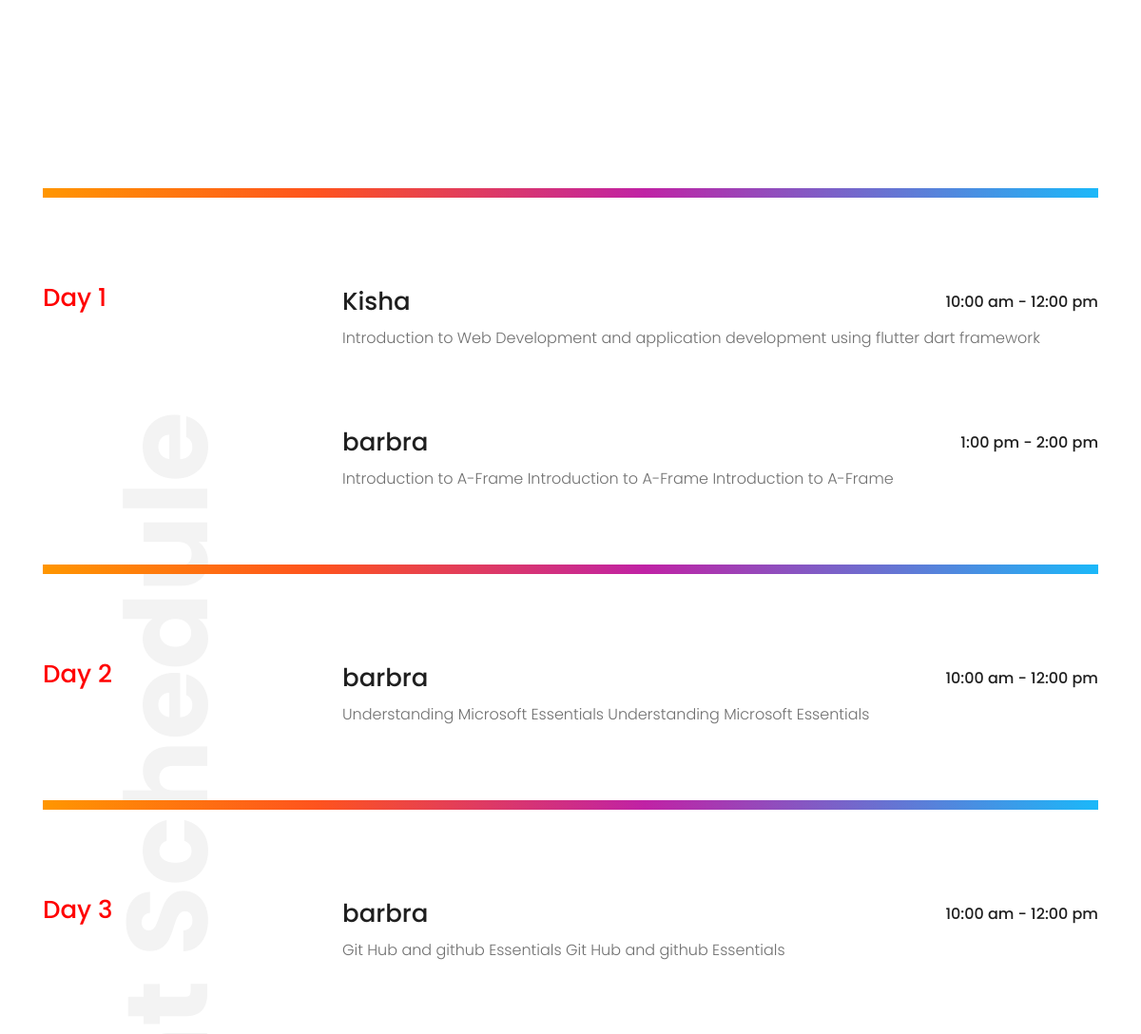
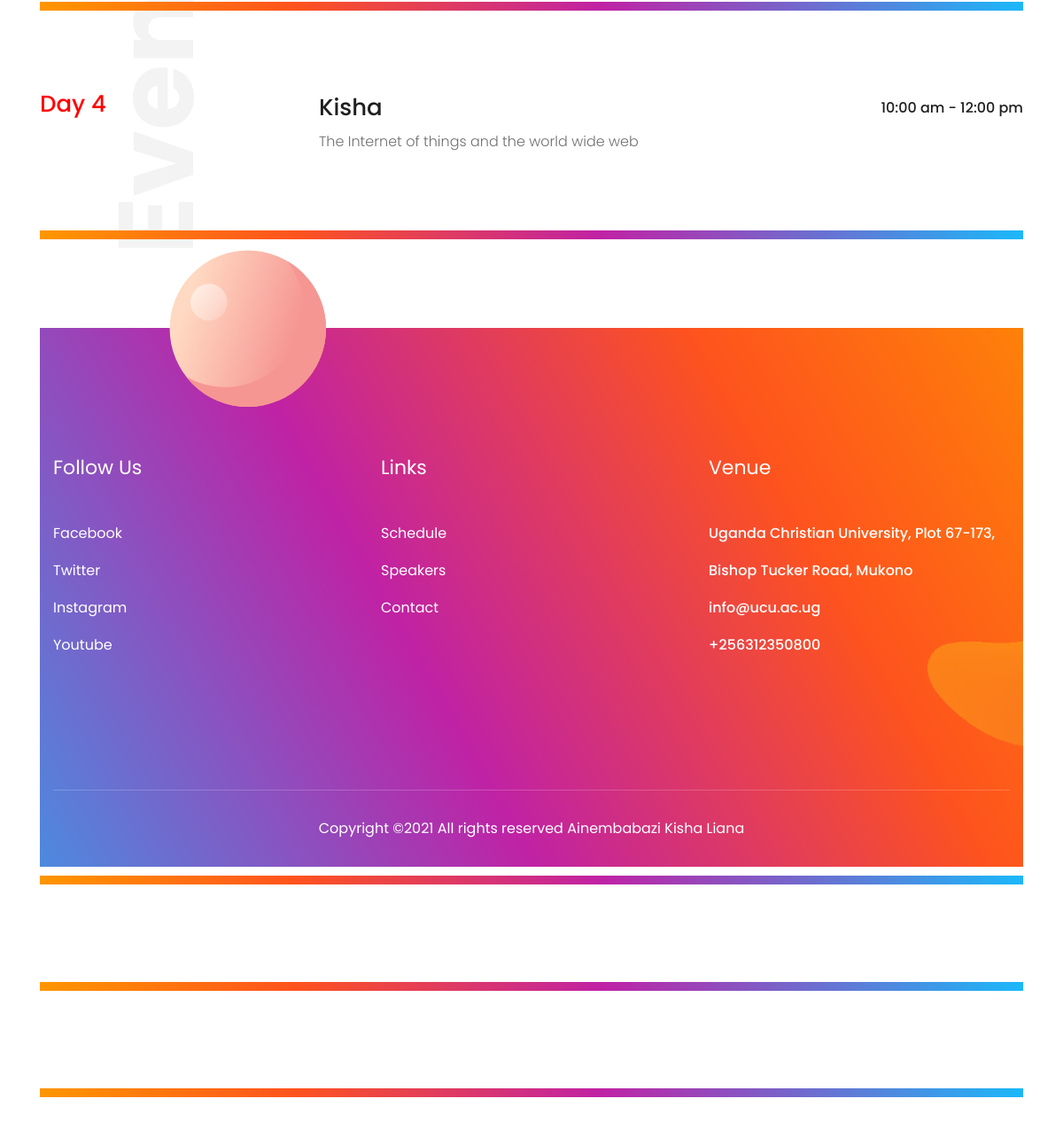
Before: /schedule (lower part) with the older database file (2 pictures, top to bottom).
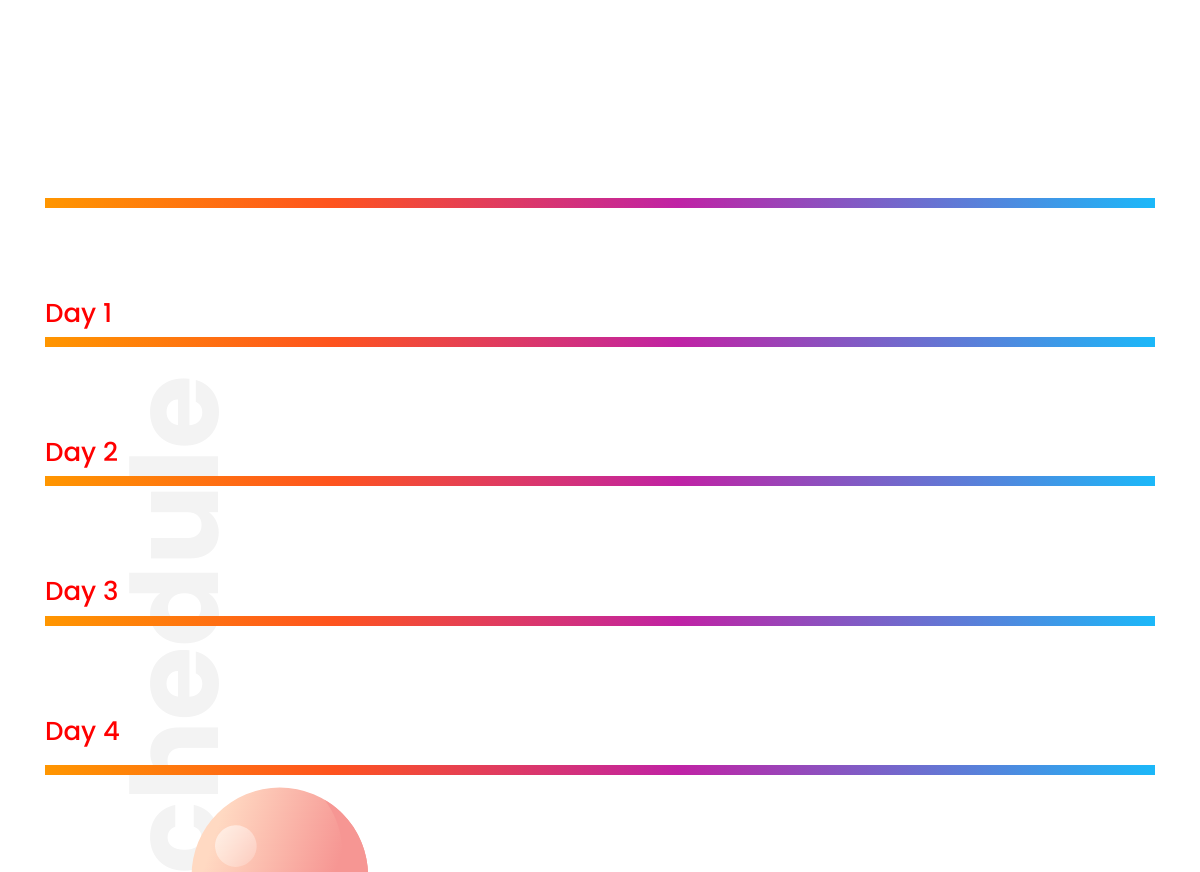
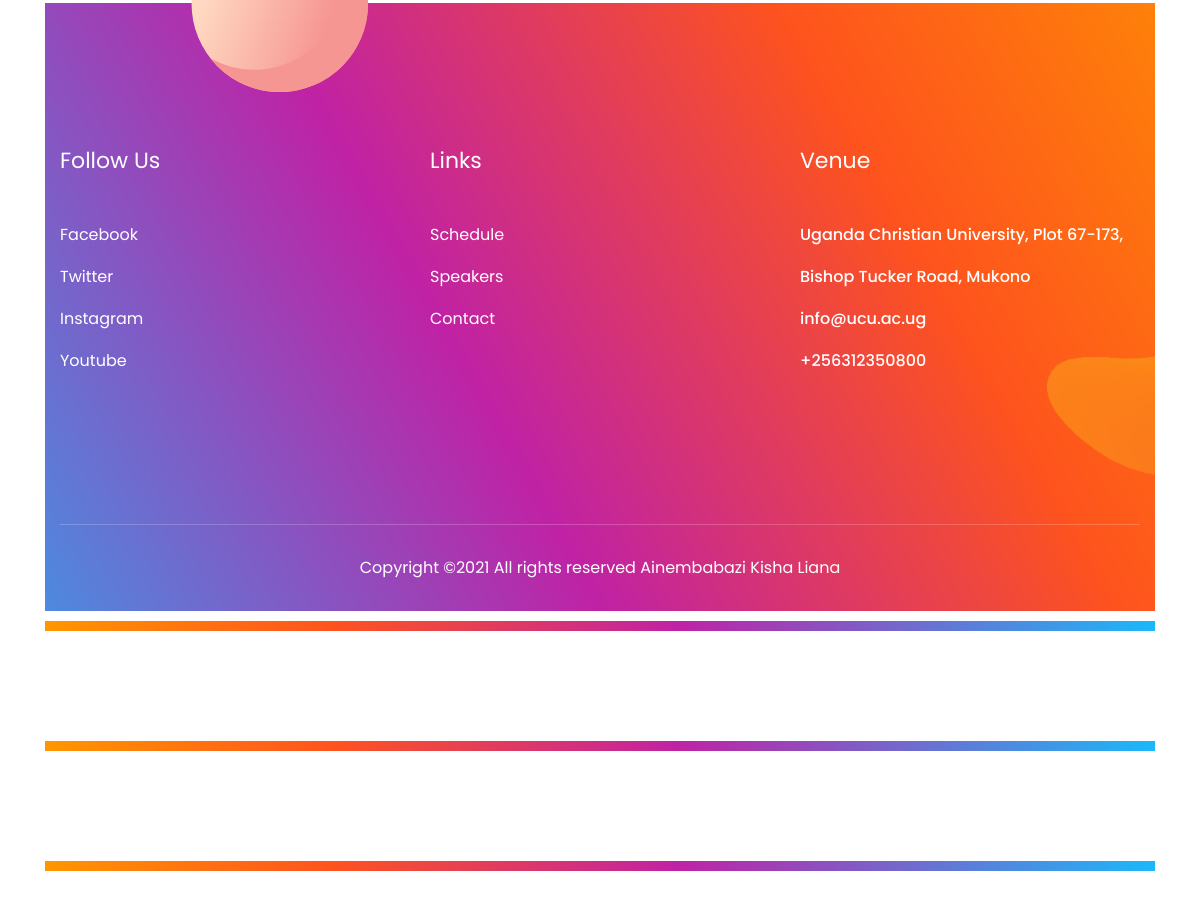
After: the same page with the newer database file (2 pictures, top to bottom).
### eventapp/models.py (models this page shows, shortened)
class Program(models.Model):
    name = models.CharField(max_length=250)
    day = models.CharField(max_length=250)
    time = models.CharField(max_length=250)
    speaker = models.ForeignKey(Participants,on_delete=models.CASCADE)
    description = models.TextField(max_length=250)

class Participants(models.Model):
    choice = (
            ('Attendee', 'Attendee'),
            ('Speaker', 'Speaker'),
        )
    name = models.CharField(max_length=250)
    email = models.CharField(max_length=250)
    phone = models.CharField(max_length=250)
    speaker = models.CharField(max_length=150, choices=choice,default='Attendee')
    topic = models.CharField(max_length=250)
    description = models.TextField(max_length=250)
    file = models.FileField(null=True, blank=True, upload_to='file/')
    def __str__(self):
        return self.name

### eventapp/views.py (the view)
# urls.py: path('schedule', views.schedule, name="schedule"),
def schedule(request):
    p1 = Program.objects.filter(day="Day 1")
    p2 = Program.objects.filter(day="Day 2")
    p3 = Program.objects.filter(day="Day 3")
    p4 = Program.objects.filter(day="Day 4")
    context= {
        'p1':p1,
        'p2':p2,
        'p3':p3,
        'p4':p4,
            }
    return render(request,'schedule.html',context)

### templates/schedule.html (shortened to what this page needs)
<!doctype html>
<html class="no-js" lang="zxx">
<head>
    {% load static %}
    <link rel="stylesheet" href="{% static 'css/bootstrap.min.css' %}">
    <link rel="stylesheet" href="{% static 'css/owl.carousel.min.css' %}">
    <link rel="stylesheet" href="{% static 'css/magnific-popup.css' %}">
    <link rel="stylesheet" href="{% static 'css/font-awesome.min.css' %}">
    <link rel="stylesheet" href="{% static 'css/themify-icons.css' %}">
    <link rel="stylesheet" href="{% static 'css/nice-select.css' %}">
    <link rel="stylesheet" href="{% static 'css/flaticon.css' %}">
    <link rel="stylesheet" href="{% static 'css/animate.css' %}">
    <link rel="stylesheet" href="{% static 'css/slicknav.css' %}">
    <link rel="stylesheet" href="{% static 'css/style.css' %}">
</head>
<body>
    <div class="event_area plus_padding">
        <h1 class="vr_text d-none d-lg-block">Event Schedule</h1>
        <div class="container">
            <div class="double_line">
                <div class="row">
                    <div class="col-xl-3 col-lg-3">
                        <div class="date">
                            <h3>Day 1 </h3>
                        </div>
                    </div>
                    <div class="col-xl-9 col-lg-9">
                        {% for program in p1 %}
                        <div class="single_speaker">
                            <div class="speaker-name">
                                <div class="heading d-flex justify-content-between align-items-center">
                                    <span>{{ program.speaker }}</span>
                                    <div class="time">
                                        {{ program.time }}
                                    </div>
                                </div>
                                <p>{{ program.description }} </p>
                            </div>
                        </div>
                        {% endfor %}
                    </div>
            </div>
            <div class="double_line">
            <div class="row">
                <div class="col-xl-3 col-lg-3">
                    <div class="date">
                        <h3>Day 2 </h3>
                    </div>
                </div>
                <div class="col-xl-9 col-lg-9">
                    {% for program in p2 %}
                    <div class="single_speaker">
                        <div class="speaker-name">
                            <div class="heading d-flex justify-content-between align-items-center">
                                <span>{{ program.speaker }}</span>
                                <div class="time">
                                    {{ program.time }}
                                </div>
                            </div>
                            <p>{{ program.description }} </p>
                        </div>
                    </div>
                    {% endfor %}
                </div>
            </div>
            <div class="double_line">
            <div class="row">
                <div class="col-xl-3 col-lg-3">
                    <div class="date">
                        <h3>Day 3 </h3>
                    </div>
                </div>
                <div class="col-xl-9 col-lg-9">
                    {% for program in p3 %}
                    <div class="single_speaker">
                        <div class="speaker-name">
                            <div class="heading d-flex justify-content-between align-items-center">
                                <span>{{ program.speaker }}</span>
                                <div class="time">
                                    {{ program.time }}
                                </div>
                            </div>
                            <p>{{ program.description }} </p>
                        </div>
                    </div>
                    {% endfor %}
                </div>
            </div>
            <div class="double_line">
            <div class="row">
                <div class="col-xl-3 col-lg-3">
                    <div class="date">
                        <h3>Day 4 </h3>
                    </div>
                </div>
                <div class="col-xl-9 col-lg-9">
                    {% for program in p4 %}
                    <div class="single_speaker">
                        <div class="speaker-name">
                            <div class="heading d-flex justify-content-between align-items-center">
                                <span>{{ program.speaker }}</span>
                                <div class="time">
                                    {{ program.time }}
                                </div>
                            </div>
                            <p>{{ program.description }} </p>
                        </div>
                    </div>
                    {% endfor %}
            </div>
        </div>
    </div>
    <footer class="footer footer_bg_1">
        <div class="circle_ball d-none d-lg-block">
            <img src="img/banner/footer_ball.png" alt="">
        </div>
            <div class="footer_top">
                <div class="container">
                    <div class="row">
                        <div class="col-xl-4 col-md-4 col-lg-4">
                            <div class="footer_widget">
                                <h3 class="footer_title">
                                        Follow Us
                                </h3>
                                <ul>
                                    <li><a target="_blank" href="#">Facebook</a></li>
                                    <li><a target="_blank" href="#">Twitter</a></li>
                                    <li><a target="_blank" href="#">Instagram</a></li>
                                    <li><a target="_blank" href="#">Youtube</a></li>
                                </ul>
                            </div>
                        </div>
                        <div class="col-xl-4 col-md-4 col-lg-4">
                            <div class="footer_widget">
                                <h3 class="footer_title">
                                        Links
                                </h3>
                                <ul>
                                    <li><a target="_blank" href="schedule.html">Schedule</a></li>
                                    <li><a target="_blank" href="speakers.html">Speakers</a></li>
                                    <li><a target="_blank" href="contact.html">Contact</a></li>
                                </ul>
                            </div>
                        </div>
                        <div class="col-xl-4 col-md-4 col-lg-4">
                            <div class="footer_widget">
                                <h3 class="footer_title">
                                        Venue
                                </h3>
                                <p>
                                    Uganda Christian University, Plot 67-173, Bishop Tucker Road, Mukono <br>
                                    info@ucu.ac.ug <br>
                                    +256312350800
                                </p>
                            </div>
                        </div>
                    </div>
                </div>
            </div>
            <div class="copy-right_text">
                <div class="container">
                    <div class="footer_border"></div>
                    <div class="row">
                        <div class="col-xl-12">
                            <p class="copy_right text-center">
                                Copyright &copy;<script>document.write(new Date().getFullYear());</script> All rights reserved <a href="#" target="_blank">Ainembabazi Kisha Liana</a>
                            </p>
                        </div>
                    </div>
                </div>
            </div>
        </footer>
</body>
</html>

Changed rows visible on the page:
removed Program: speaker "Kisha", time "10:00 am - 12:00 pm", description "Introduction to Web Development and application development using flutter dart framework", shown under "Day 1"
removed Program: speaker "barbra", time "1:00 pm - 2:00 pm", description "Introduction to A-Frame Introduction to A-Frame Introduction to A-Frame", shown under "Day 1"
removed Program: speaker "barbra", time "10:00 am - 12:00 pm", description "Understanding Microsoft Essentials Understanding Microsoft Essentials", shown under "Day 2"
removed Program: speaker "barbra", time "10:00 am - 12:00 pm", description "Git Hub and github Essentials Git Hub and github Essentials", shown under "Day 3"
removed Program: speaker "Kisha", time "10:00 am - 12:00 pm", description "The Internet of things and the world wide web", shown under "Day 4"
